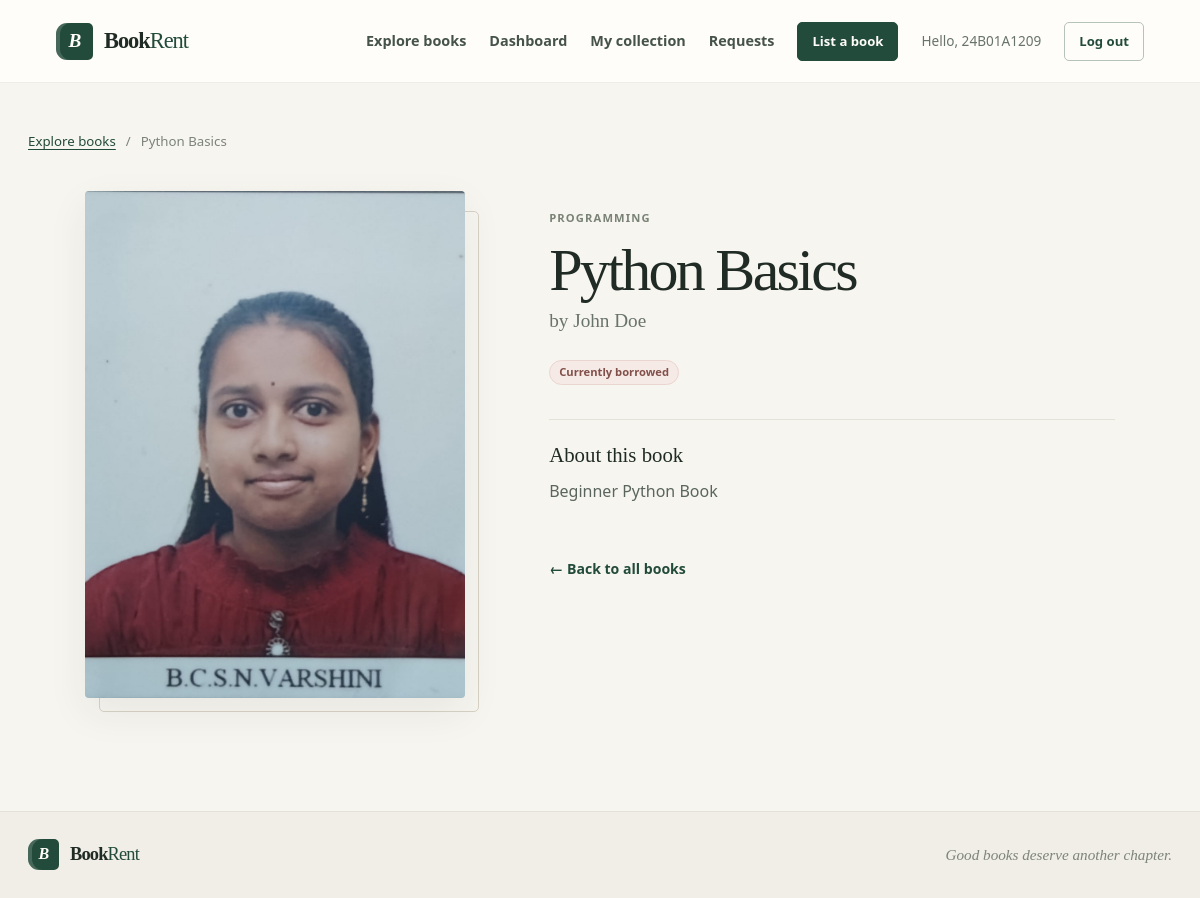
The app's page /book/1/ (signed in), older data.
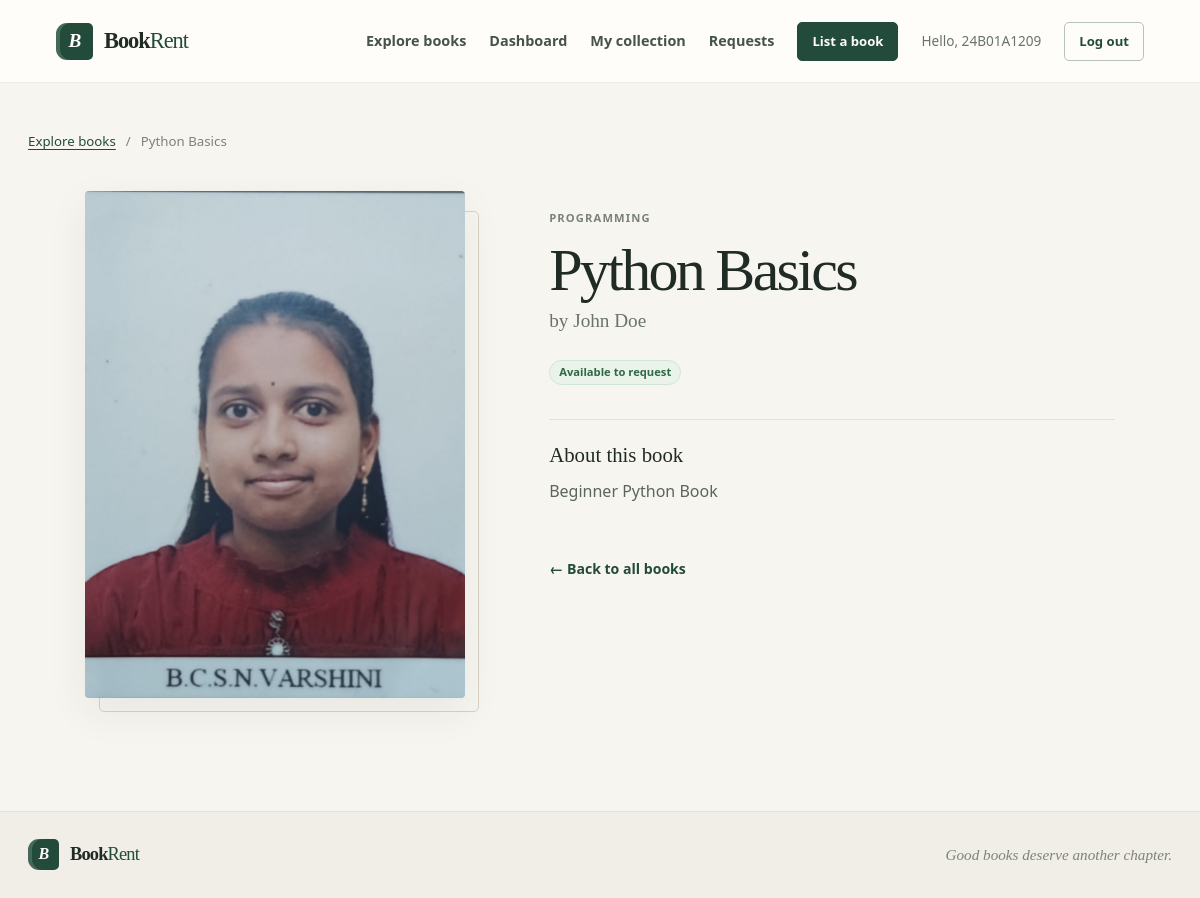
The same page, newer data.
### books/views.py (the view)
@login_required
def book_detail(request, pk):
    book = get_object_or_404(Book, id=pk)
    return render(
        request,
        'books/book_detail.html',
        {'book': book}
    )

### templates/books/book_detail.html (shortened to what this page needs)
{% extends 'base.html' %}
{% block content %}
<p class="breadcrumb-line"><a href="{% url 'all_books' %}">Explore books</a><span aria-hidden="true">/</span><span>{{ book.title }}</span></p>
<article class="book-detail">
    <div class="detail-cover-wrap">
        <div class="detail-cover">
            {% if book.image %}
                <img src="{{ book.image.url }}" alt="Cover of {{ book.title }}">
            {% else %}
                <div class="cover-placeholder cover-placeholder-large" role="img" aria-label="Placeholder cover; no image provided for {{ book.title }}">
                    <span class="cover-mark" aria-hidden="true">B</span>
                    <span class="cover-title">{{ book.title }}</span>
                    <span class="cover-author">{{ book.author }}</span>
                </div>
            {% endif %}
        </div>
    </div>
    <div class="detail-copy">
        <span class="category-label">{{ book.category }}</span>
        <h1>{{ book.title }}</h1>
        <p class="detail-author">by {{ book.author }}</p>
        <span class="status-badge {% if book.is_available %}status-available{% else %}status-unavailable{% endif %}">
            {% if book.is_available %}Available to request{% else %}Currently borrowed{% endif %}
        </span>
        <div class="detail-description">
            <h2>About this book</h2>
            <p>{{ book.description|linebreaksbr }}</p>
        </div>
        <a class="text-link detail-back" href="{% url 'all_books' %}">← Back to all books</a>
    </div>
</article>
{% endblock %}

Row changes from the older to the newer data that the page shows:
changed Book "Python Basics": is_available False → True (drawn)
Text that changed along with them:
text no longer shown: "Currently borrowed"
text now shown: "Available to request"
